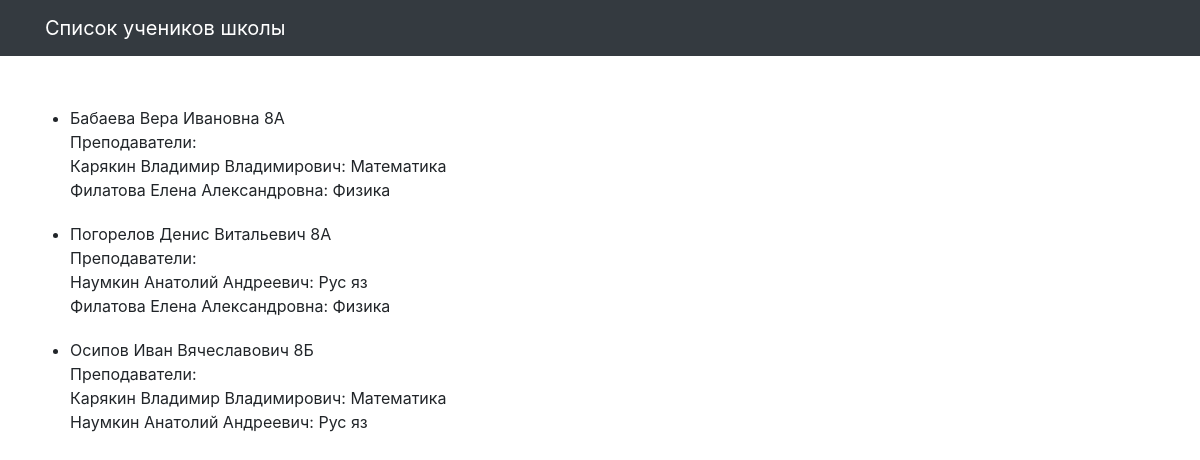
The page / on the database its author committed.
### school/models.py (models this page shows, shortened)
class Student(models.Model):
    name = models.CharField(max_length=30, verbose_name='Имя')
    teacher = models.ManyToManyField(Teacher, related_name='students')
    group = models.CharField(max_length=10, verbose_name='Класс')
    class Meta:
        verbose_name = 'Ученик'
        verbose_name_plural = 'Ученики'

class Teacher(models.Model):
    name = models.CharField(max_length=30, verbose_name='Имя')
    subject = models.CharField(max_length=10, verbose_name='Предмет')
    class Meta:
        verbose_name = 'Учитель'
        verbose_name_plural = 'Учителя'

### school/views.py (the view)
# urls.py: path('', students_list, name='students'),
def students_list(request):
    template = 'school/students_list.html'
    context = {'object_list': Student.objects.all().prefetch_related('teacher')}
    ordering = 'group'
    return render(request, template, context)

### templates/school/students_list.html (shortened to what this page needs)
{% extends "school/base.html" %}
{% load static %}
{% block content %}
<div class="row">
  <ul>
  {% for student in object_list %}
    <li class="stud" >{{ student.name }} {{ student.group }}
      <br> Преподаватели:
      {% for stud_teacher in student.teacher.all %}
        <br>{{ stud_teacher.name }}: {{ stud_teacher.subject }}
      {% endfor %}
    </li>
  {% endfor %}
  </ul>
</div>
{% endblock %}

### templates/school/base.html (shortened to what this page needs)
<!DOCTYPE html>
{% load static %}
<html>
  <head>
    <link href="{% static  "css/bootstrap.min.css"  %}" rel="stylesheet">
    <link href="{% static  "css/3-col-portfolio.css" %}" rel="stylesheet">
    <link href="{% static  "css/style.css" %}" rel="stylesheet">
  </head>
  <body>
    <nav class="navbar navbar-expand-lg navbar-dark bg-dark fixed-top">
      <div class="container">
        <a class="navbar-brand" href="#">Список учеников школы</a>
      </div>
    </nav>
    <div class="container">{% block content %}{% endblock %}</div>
  </body>
</html>

### static/css/3-col-portfolio.css (style rules this page uses)
body { padding-top: 84px; padding-bottom: 84px; }
@media (min-width: 992px) { body { padding-top: 86px; padding-bottom: 86px; } }

### static/css/style.css (style rules this page uses)
.stud { margin-top: 20px; }

### rows shown on the page
Student: name "Бабаева Вера Ивановна", group "8А"
Teacher: name "Карякин Владимир Владимирович", subject "Математика"
Teacher: name "Филатова Елена Александровна", subject "Физика"
Student: name "Погорелов Денис Витальевич", group "8А"
Teacher: name "Наумкин Анатолий Андреевич", subject "Рус яз"
Student: name "Осипов Иван Вячеславович", group "8Б"
